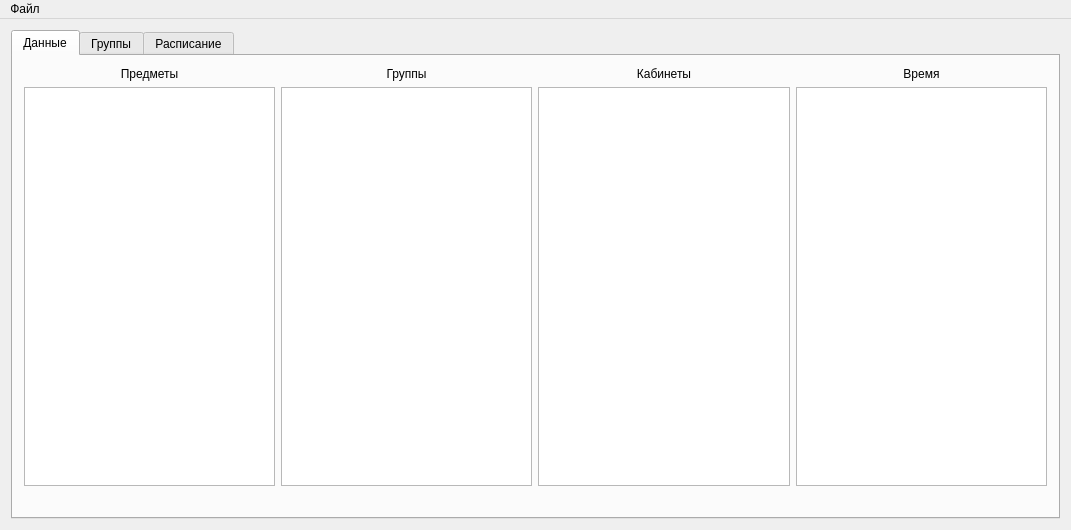
<?xml version="1.0" encoding="UTF-8"?>
<ui version="4.0">
 <class>MainWindow</class>
 <widget class="QMainWindow" name="MainWindow">
  <property name="geometry">
   <rect>
    <x>0</x>
    <y>0</y>
    <width>1071</width>
    <height>530</height>
   </rect>
  </property>
  <property name="windowTitle">
   <string>MainWindow</string>
  </property>
  <widget class="QWidget" name="centralWidget">
   <layout class="QGridLayout" name="gridLayout">
    <item row="0" column="0">
     <widget class="QTabWidget" name="tabWidget">
      <property name="currentIndex">
       <number>0</number>
      </property>
      <widget class="QWidget" name="data_tab">
       <property name="cursor">
        <cursorShape>ArrowCursor</cursorShape>
       </property>
       <attribute name="title">
        <string>Данные</string>
       </attribute>
       <layout class="QGridLayout" name="gridLayout_2">
        <item row="4" column="2">
         <widget class="QTableView" name="cabinets_table"/>
        </item>
        <item row="4" column="1">
         <widget class="QTableView" name="group_table"/>
        </item>
        <item row="2" column="2">
         <widget class="QLabel" name="cabinetsLabel">
          <property name="text">
           <string>Кабинеты</string>
          </property>
          <property name="alignment">
           <set>Qt::AlignCenter</set>
          </property>
         </widget>
        </item>
        <item row="2" column="0">
         <widget class="QLabel" name="fieldsLabel">
          <property name="text">
           <string>Предметы</string>
          </property>
          <property name="alignment">
           <set>Qt::AlignCenter</set>
          </property>
         </widget>
        </item>
        <item row="4" column="0">
         <widget class="QTableView" name="subject_table"/>
        </item>
        <item row="4" column="3">
         <widget class="QTableView" name="time_table"/>
        </item>
        <item row="2" column="1">
         <widget class="QLabel" name="groupsLabel">
          <property name="text">
           <string>Группы</string>
          </property>
          <property name="alignment">
           <set>Qt::AlignCenter</set>
          </property>
         </widget>
        </item>
        <item row="2" column="3">
         <widget class="QLabel" name="timeLabel">
          <property name="text">
           <string>Время</string>
          </property>
          <property name="alignment">
           <set>Qt::AlignCenter</set>
          </property>
         </widget>
        </item>
        <item row="5" column="0" colspan="4">
         <widget class="QLabel" name="status_label">
          <property name="text">
           <string/>
          </property>
          <property name="alignment">
           <set>Qt::AlignCenter</set>
          </property>
         </widget>
        </item>
       </layout>
      </widget>
      <widget class="QWidget" name="group_subject_tab">
       <attribute name="title">
        <string>Группы</string>
       </attribute>
       <layout class="QGridLayout" name="gridLayout_5">
        <item row="1" column="0">
         <widget class="QTableView" name="gr_sub_table"/>
        </item>
        <item row="0" column="0">
         <widget class="QLabel" name="label_gr_sb">
          <property name="text">
           <string>Группы</string>
          </property>
          <property name="alignment">
           <set>Qt::AlignCenter</set>
          </property>
         </widget>
        </item>
       </layout>
      </widget>
      <widget class="QWidget" name="scheduleTab">
       <attribute name="title">
        <string>Расписание</string>
       </attribute>
      </widget>
     </widget>
    </item>
   </layout>
  </widget>
  <widget class="QMenuBar" name="menuBar">
   <property name="geometry">
    <rect>
     <x>0</x>
     <y>0</y>
     <width>1071</width>
     <height>22</height>
    </rect>
   </property>
   <widget class="QMenu" name="menu">
    <property name="title">
     <string>Файл</string>
    </property>
    <addaction name="newFile"/>
    <addaction name="openFile"/>
    <addaction name="saveFile"/>
    <addaction name="saveAs"/>
    <addaction name="deleteFile"/>
   </widget>
   <addaction name="menu"/>
  </widget>
  <action name="openFile">
   <property name="text">
    <string>Открыть</string>
   </property>
  </action>
  <action name="saveFile">
   <property name="text">
    <string>Сохранить</string>
   </property>
  </action>
  <action name="newFile">
   <property name="text">
    <string>Создать</string>
   </property>
  </action>
  <action name="saveAs">
   <property name="text">
    <string>Сохранить как ...</string>
   </property>
  </action>
  <action name="deleteFile">
   <property name="text">
    <string>Удалить</string>
   </property>
  </action>
 </widget>
 <layoutdefault spacing="6" margin="11"/>
 <resources/>
 <connections/>
</ui>
